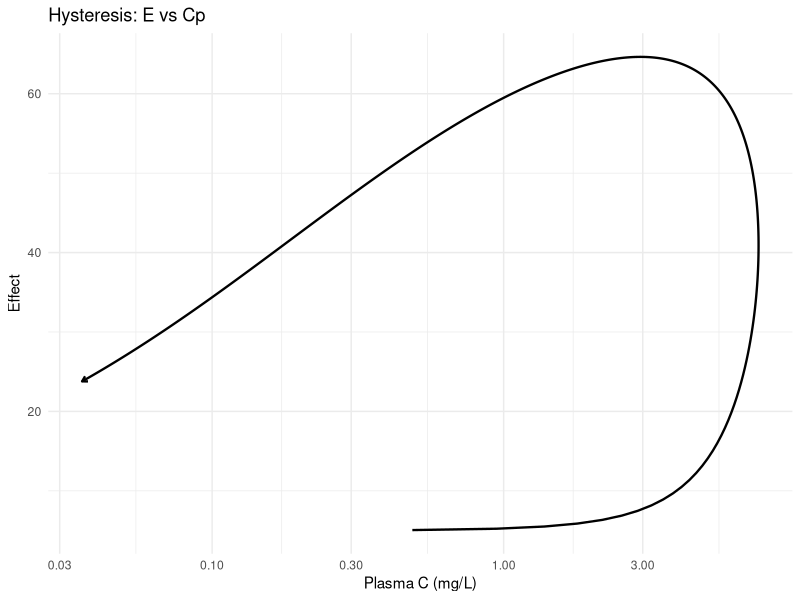
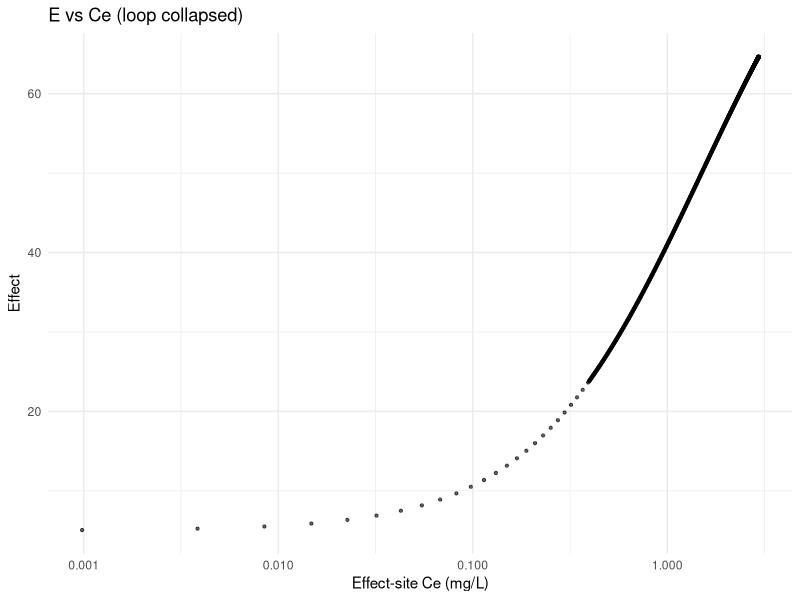

Generate these figures, in order, with R:
# Integrated PK/PD Models
# Extracted executable R code from 35-pk-pd-models.qmd
# Generated by scripts/extract_code.R — do not edit by hand.
# Regenerate: Rscript scripts/extract_code.R   (book repo)
#             Rscript scripts/extract_code.R --standalone   (bundle)
# Working directory: run from the repository root (data/ paths are relative).

# ----------------------------------------------------------------------
# Section: Simulation: PK Driving Effect Compartment PD
# ----------------------------------------------------------------------
set.seed(20260731)
library(deSolve)
library(dplyr)
library(ggplot2)

pkpd_ec <- function(t, state, parms) {
  with(as.list(c(state, parms)), {
    Cp <- A / V
    dGut <- -ka * Gut
    dA <- ka * Gut - k * A
    dCe <- ke0 * (Cp - Ce)
    E <- E0 + Emax * Ce / (EC50 + Ce)
    list(c(dGut, dA, dCe), E = E)
  })
}

parms <- c(ka = 1.0, k = 0.12, V = 40, ke0 = 0.08,
           E0 = 5, Emax = 90, EC50 = 1.5)
state <- c(Gut = 400, A = 0, Ce = 0)

times <- seq(0, 48, by = 0.05)
out <- ode(y = state, times = times, func = pkpd_ec, parms = parms)

df <- as.data.frame(out) |>
  mutate(Cp = A / parms["V"]) |>
  filter(Cp > 0, Ce > 0)

# Hysteresis plot
p1 <- ggplot(df, aes(Cp, E)) +
  geom_path(arrow = arrow(length = unit(0.15, "cm")), linewidth = 0.8) +
  scale_x_log10() +
  labs(x = "Plasma C (mg/L)", y = "Effect",
       title = "Hysteresis: E vs Cp") +
  theme_minimal()

# Collapsed with effect compartment
p2 <- ggplot(df, aes(Ce, E)) +
  geom_point(size = 0.8, alpha = 0.6) +
  scale_x_log10() +
  labs(x = "Effect-site Ce (mg/L)", y = "Effect",
       title = "E vs Ce (loop collapsed)") +
  theme_minimal()

print(p1)
print(p2)
